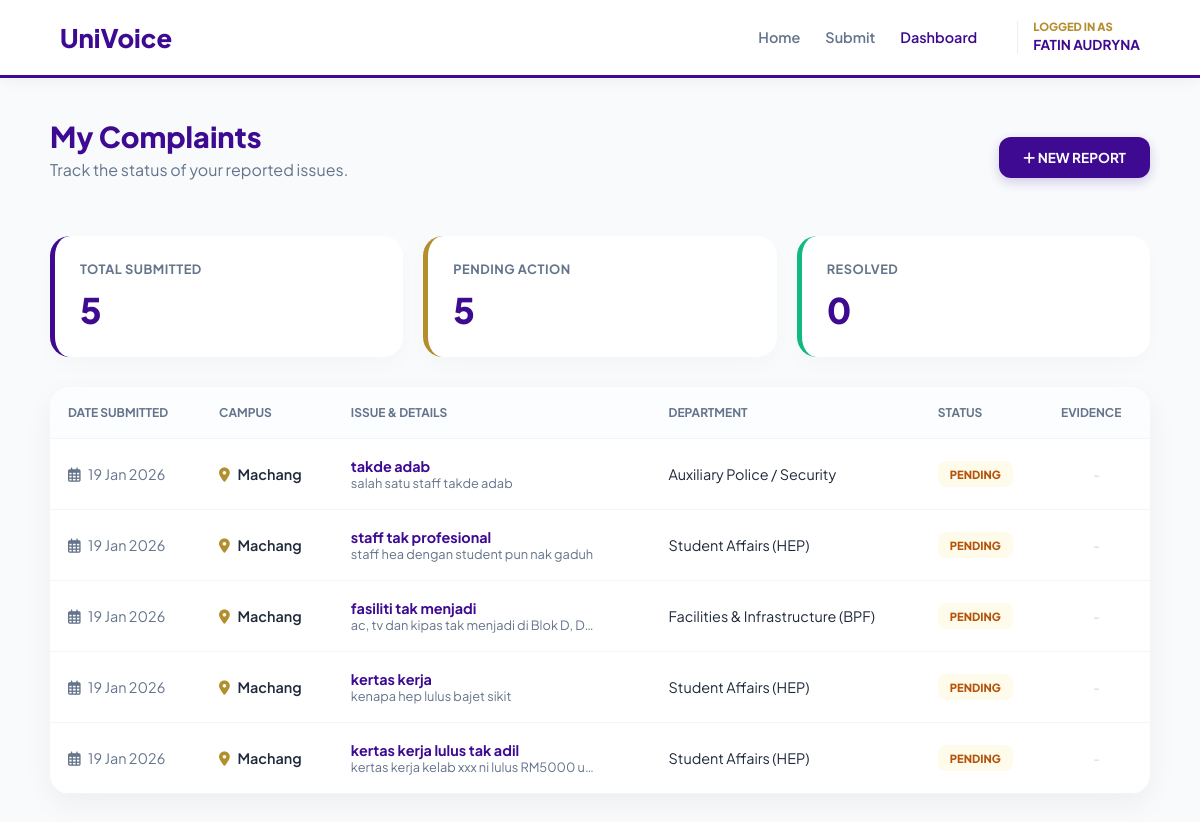
Page /dashboard.php (signed in) on the committed database.
### tables this page shows
CREATE TABLE `complaints` (
  `complaint_id` int(11) NOT NULL,
  `student_id` int(11) DEFAULT NULL,
  `staff_id` int(11) DEFAULT NULL,
  `issue` varchar(100) NOT NULL,
  `department_id` int(11) NOT NULL,
  `description` varchar(100) NOT NULL,
  `campus` varchar(50) DEFAULT NULL,
  `attachment` varchar(255) DEFAULT NULL,
  `status_id` int(11) NOT NULL,
  `submit_at` date NOT NULL
);

CREATE TABLE `department` (
  `department_id` int(11) NOT NULL,
  `department_name` varchar(100) NOT NULL
);

CREATE TABLE `complaints_status` (
  `status_id` int(11) NOT NULL,
  `status_name` varchar(100) NOT NULL
);

### dashboard.php (the view, shortened to what this page needs)
<?php
include 'config.php';
$user_id = $_SESSION['user_id'];
$userName = $_SESSION['name'] ?? 'User';
$role = $_SESSION['role'] ?? 'student';
if ($role === 'student') {
    $where_clause = "student_id = '$user_id'";
} else if ($role === 'staff') {
    $where_clause = "staff_id = '$user_id'";
} else {
    $where_clause = "1=0";
}
$total_q = mysqli_query($conn, "SELECT COUNT(*) as total FROM complaints WHERE $where_clause");
$pending_q = mysqli_query($conn, "SELECT COUNT(*) as total FROM complaints WHERE $where_clause AND status_id = 1");
$resolved_q = mysqli_query($conn, "SELECT COUNT(*) as total FROM complaints WHERE $where_clause AND status_id = 3");
$stats = [
    'total' => mysqli_fetch_assoc($total_q)['total'] ?? 0,
    'pending' => mysqli_fetch_assoc($pending_q)['total'] ?? 0,
    'resolved' => mysqli_fetch_assoc($resolved_q)['total'] ?? 0
];
$sql = "SELECT c.*, d.department_name, s.status_name
        FROM complaints c
        LEFT JOIN department d ON c.department_id = d.department_id
        LEFT JOIN complaints_status s ON c.status_id = s.status_id
        WHERE $where_clause
        ORDER BY c.submit_at DESC";
$result = mysqli_query($conn, $sql);
?>
<!DOCTYPE html>
<html lang="en">
<head>
    <link rel="stylesheet" href="https://cdnjs.cloudflare.com/ajax/libs/font-awesome/6.4.0/css/all.min.css">
</head>
<body>
<header class="main-header">
    <a href="index.php" class="brand">UniVoice</a>
    <nav class="nav-links">
        <a href="index.php">Home</a>
        <a href="complaint_form.php">Submit</a>
        <a href="dashboard.php" class="active">Dashboard</a>
        <div style="margin-left: 15px; padding-left: 15px; border-left: 1px solid #eee;">
            <span style="font-size: 0.7rem; color: var(--uitm-gold); font-weight: 800; display: block; line-height: 1;">LOGGED IN AS</span>
            <span style="font-weight: 700; color: var(--uitm-purple); font-size: 0.85rem;"><?php echo strtoupper($userName); ?></span>
        </div>
    </nav>
</header>
<div class="container">
    <div style="display: flex; justify-content: space-between; align-items: center; margin-bottom: 40px;">
        <div>
            <h1 style="font-weight: 800; color: var(--uitm-purple); margin: 0; font-size: 1.8rem;">My Complaints</h1>
            <p style="color: #64748b; margin-top: 5px;">Track the status of your reported issues.</p>
        </div>
        <a href="complaint_form.php" class="btn-new"><i class="fas fa-plus"></i> NEW REPORT</a>
    </div>
    <div class="stats-row">
        <div class="stat-card">
            <h3>Total Submitted</h3>
            <p><?php echo $stats['total']; ?></p>
        </div>
        <div class="stat-card" style="border-left-color: var(--uitm-gold);">
            <h3>Pending Action</h3>
            <p><?php echo $stats['pending']; ?></p>
        </div>
        <div class="stat-card" style="border-left-color: #10b981;">
            <h3>Resolved</h3>
            <p><?php echo $stats['resolved']; ?></p>
        </div>
    </div>
    <div class="table-card">
        <?php if(mysqli_num_rows($result) > 0): ?>
        <table>
            <thead>
                <tr>
                    <th>Date Submitted</th>
                    <th>Campus</th>
                    <th>Issue & Details</th>
                    <th>Department</th>
                    <th>Status</th>
                    <th>Evidence</th>
                </tr>
            </thead>
            <tbody>
                <?php while($row = mysqli_fetch_assoc($result)): ?>
                <tr>
                    <td style="white-space: nowrap; color: #64748b;">
                        <i class="far fa-calendar-alt" style="margin-right: 5px;"></i>
                        <?php echo date('d M Y', strtotime($row['submit_at'])); ?>
                    </td>
                    <td>
                        <span style="font-weight: 600;"><i class="fas fa-map-marker-alt" style="color: var(--uitm-gold); margin-right: 5px;"></i> <?php echo htmlspecialchars($row['campus'] ?? 'N/A'); ?></span>
                    </td>
                    <td>
                        <div style="font-weight: 700; color: var(--uitm-purple);"><?php echo htmlspecialchars($row['issue']); ?></div>
                        <div style="font-size: 0.8rem; color: #64748b; max-width: 250px; overflow: hidden; text-overflow: ellipsis; white-space: nowrap;">
                            <?php echo htmlspecialchars($row['description']); ?>
                        </div>
                    </td>
                    <td><?php echo htmlspecialchars($row['department_name'] ?? 'General'); ?></td>
                    <td>
                        <span class="badge status-<?php echo $row['status_id']; ?>">
                            <?php echo htmlspecialchars($row['status_name']); ?>
                        </span>
                    </td>
                    <td style="text-align: center;">
                        <?php if(!empty($row['attachment'])): ?>
                            <a href="uploads/<?php echo $row['attachment']; ?>" target="_blank" class="attach-link" title="View Evidence">
                                <i class="fas fa-paperclip"></i>
                            </a>
                        <?php else: ?>
                            <span style="color: #cbd5e1;">-</span>
                        <?php endif; ?>
                    </td>
                </tr>
                <?php endwhile; ?>
            </tbody>
        </table>
        <?php endif; ?>
    </div>
</div>
</body>
</html>

### dashboard.php (style rules this page uses)
:root { --uitm-purple: #3d0a91; --uitm-gold: #b28e2c; --white: #ffffff; --bg: #f8fafc; --text-main: #1e293b; }
body { font-family: 'Plus Jakarta Sans', sans-serif; background: var(--bg); margin: 0; color: var(--text-main); }
.main-header { background: var(--white); padding: 0 5%; height: 75px; display: flex; align-items: center; justify-content: space-between; box-shadow: 0 2px 15px rgba(0,0,0,0.05); border-bottom: 3px solid var(--uitm-purple); position: sticky; top: 0; z-index: 1000; }
.brand { color: var(--uitm-purple); font-weight: 800; font-size: 1.6rem; text-decoration: none; }
.nav-links { display: flex; gap: 25px; align-items: center; }
.nav-links a { text-decoration: none; color: #64748b; font-weight: 600; font-size: 0.9rem; transition: 0.3s; }
.nav-links a.active { color: var(--uitm-purple); }
.container { max-width: 1100px; margin: 40px auto; padding: 0 20px; }
.stats-row { display: grid; grid-template-columns: repeat(auto-fit, minmax(250px, 1fr)); gap: 20px; margin-bottom: 30px; }
.stat-card { background: var(--white); padding: 25px; border-radius: 20px; box-shadow: 0 10px 20px rgba(0,0,0,0.02); border-left: 5px solid var(--uitm-purple); display: flex; flex-direction: column; }
.stat-card h3 { margin: 0; font-size: 0.8rem; color: #64748b; text-transform: uppercase; letter-spacing: 0.5px; }
.stat-card p { margin: 10px 0 0; font-size: 2.2rem; font-weight: 800; color: var(--uitm-purple); }
.table-card { background: var(--white); border-radius: 20px; overflow: hidden; box-shadow: 0 10px 30px rgba(0,0,0,0.05); }
table { width: 100%; border-collapse: collapse; }
th { background: #fcfdfe; padding: 18px; text-align: left; color: #64748b; font-size: 0.75rem; text-transform: uppercase; border-bottom: 1px solid #f1f5f9; }
td { padding: 18px; border-bottom: 1px solid #f1f5f9; font-size: 0.9rem; vertical-align: middle; }
.badge { padding: 6px 12px; border-radius: 8px; font-size: 0.7rem; font-weight: 800; text-transform: uppercase; display: inline-block; }
.status-1 { background: #fffbeb; color: #b45309; }
.btn-new { background: var(--uitm-purple); color: white; padding: 12px 24px; border-radius: 12px; text-decoration: none; font-weight: 700; font-size: 0.85rem; transition: 0.3s; box-shadow: 0 4px 12px rgba(61, 10, 145, 0.2); }

### rows in the picture
complaints: submit_at "19 Jan 2026", campus "Machang", issue "takde adab", description "salah satu staff takde adab", department.department_name "Auxiliary Police / Security", status.status_name "PENDING"
complaints: submit_at "19 Jan 2026", campus "Machang", issue "staff tak profesional", description "staff hea dengan student pun nak gaduh", department.department_name "Student Affairs (HEP)", status.status_name "PENDING"
complaints: submit_at "19 Jan 2026", campus "Machang", issue "fasiliti tak menjadi", description "ac, tv dan kipas tak menjadi di Blok D, D…", department.department_name "Facilities & Infrastructure (BPF)", status.status_name "PENDING"
complaints: submit_at "19 Jan 2026", campus "Machang", issue "kertas kerja", description "kenapa hep lulus bajet sikit", department.department_name "Student Affairs (HEP)", status.status_name "PENDING"
complaints: submit_at "19 Jan 2026", campus "Machang", issue "kertas kerja lulus tak adil", description "kertas kerja kelab xxx ni lulus RM5000 u…", department.department_name "Student Affairs (HEP)", status.status_name "PENDING"

### other values in the picture
$userName "FATIN AUDRYNA"
$stats['total'] "5"
$stats['pending'] "5"
$stats['resolved'] "0"
